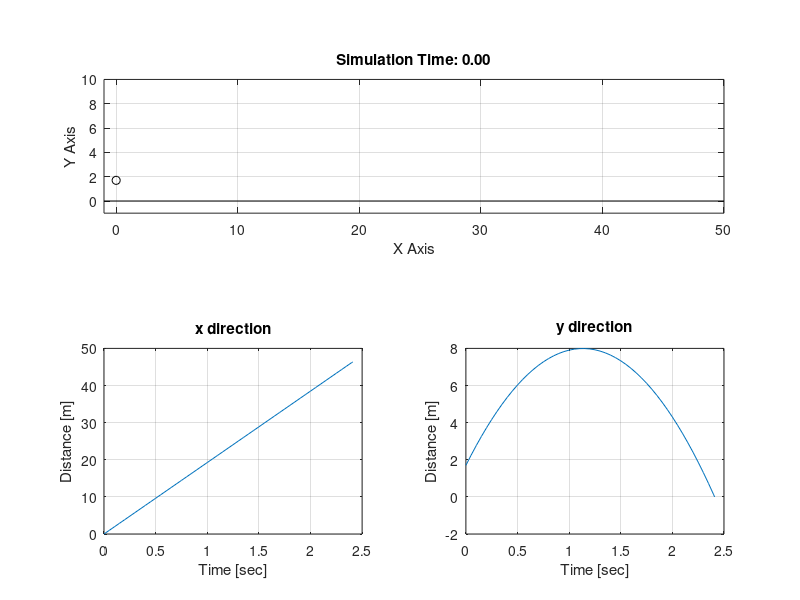

MATLAB code to generate this figure: (Note: this script raises an error after producing the figure.)
%% Motion Calculation
% init
theta = deg2rad(30);
v0 = 80*1000/3600; %[m/s]
h = 1.7; %[m]
g = 9.81; %[m/s^2]

% time scale
t_total = max(roots([g/2 -v0*sin(theta) -h]));
dt = 0.05;
t = 0:dt:t_total;
t = [t t_total];

% position calc
y = h + v0*sin(theta)*t - g/2*t.^2;
x = v0*cos(theta)*t;
%%
figure(1)
% data plot
subplot(2, 2, 3)
plot(t, x);
grid on;
title('x direction');
xlabel('Time [sec]');
ylabel('Distance [m]');
subplot(2, 2, 4);
plot(t, y);
grid on;
title('y direction');
xlabel('Time [sec]');
ylabel('Distance [m]');

% sim plot
subplot(2, 2, [1 2]);
n = 1;
ball = plot(x(n), y(n), 'ko');
hold on
grid on
ground = plot([-1 50], [0 0], 'k');
axis equal
xlim([-1 50]);
ylim([-1 10]);
xlabel('X Axis');
ylabel('Y Axis');

%%
tic
for n = 1:length(t)
    while toc < t(n)
    end
    title(['Simulation Time: ' sprintf('%.2f', toc)])
    % update data of plot
    ball.XData = x(n);
    ball.YData = y(n);
    % update figure
    shg;
end